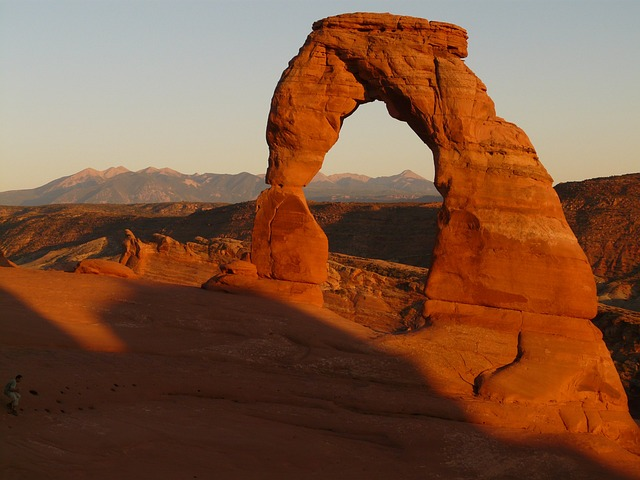
#> input picture Blatt_04_BVM/p04_arches.jpg, 640 x 480 px
$ python main.py   (older library calls are emulated)
#> lines starting #> are read from the running program, lines starting #| are printed output that depends on the picture; after the words box and inside, x2 and y2 are one past the last pixel; in counts of white or black regions, pixels touching at a corner belong together
import cv2
import numpy as np


def gaussian_kernel(size, sigma):
    # Initialize new matrix with zeros
    kernel = np.zeros((size, size))
    for i in range(size):
        for j in range(size):
            # Calculate x and y
            x, y = i - size // 2, j - size // 2
            # Add to kernel
            kernel[i, j] = np.exp(-(x ** 2 + y ** 2) / (2 * sigma ** 2))

    # Normalize so sum is 1
    kernel /= np.sum(kernel)
    return kernel


def gaussian_filter(image, size, sigma):
    # Calculate kernel and apply with filter2D()
    kernel = gaussian_kernel(size, sigma)
    filtered = cv2.filter2D(image, -1, kernel)
    return filtered


def gradient(image):
    # Define Sobel filters for x and y directions
    sobelx = np.array([[-1, 0, 1], [-2, 0, 2], [-1, 0, 1]])
    sobely = np.array([[-1, -2, -1], [0, 0, 0], [1, 2, 1]])

    # Compute the gradient in x and y directions using filter2D()
    gradientx = cv2.filter2D(image, cv2.CV_64F, sobelx)
    gradienty = cv2.filter2D(image, cv2.CV_64F, sobely)

    # Compute the gradient magnitude and direction
    magnitude = np.sqrt(gradientx ** 2 + gradienty ** 2)
    direction = np.arctan2(gradienty, gradientx)

    return magnitude, direction


def non_maxima_suppression(magnitude, direction):
    # Initialize output image
    non = np.zeros_like(magnitude, dtype=np.float32)

    # Extract height and width from image
    height, width = magnitude.shape

    # Round 45 degrees
    dir_rounded = np.round(direction / (np.pi / 4)) % 4

    # Loop over image
    for i in range(height):
        for j in range(width):
            # Horizontal on 0 degrees
            if dir_rounded[i, j] == 0:
                non[i, j] = magnitude[i, j] if (magnitude[i, j] > magnitude[i, j - 1]) and \
                                               (magnitude[i, j] > magnitude[i, j + 1]) else 0
            # Diagonal on 45 degress
            elif dir_rounded[i, j] == 1:
                non[i, j] = magnitude[i, j] if (magnitude[i, j] > magnitude[i - 1, j - 1]) and \
                                               (magnitude[i, j] > magnitude[i + 1, j + 1]) else 0
            # Vertical on 90 degrees
            elif dir_rounded[i, j] == 2:
                non[i, j] = magnitude[i, j] if (magnitude[i, j] > magnitude[i - 1, j]) and \
                                               (magnitude[i, j] > magnitude[i + 1, j]) else 0
            # Diagonal on 135 degrees
            else:
                non[i, j] = magnitude[i, j] if (magnitude[i, j] > magnitude[i - 1, j + 1]) and \
                                               (magnitude[i, j] > magnitude[i + 1, j - 1]) else 0

    return non


def hysteresis_thresholding(image, low_threshold, high_threshold):
    # Initialize output image with zeros
    thresholded = np.zeros_like(image)

    # Extract height and width from image
    height, width = image.shape

    # Find pixels with gradient magnitude higher than the high threshold
    strong_pixels = image >= high_threshold

    # Find pixels with gradient magnitude between the low and high thresholds
    weak_pixels = (image >= low_threshold) & (image < high_threshold)

    # Set strong pixels to white in the output image
    thresholded[strong_pixels] = 255

    # Keep track of weak pixels that are connected to strong pixels
    connected_pixels = set()
    for i in range(height - 1):
        for j in range(width - 1):
            if weak_pixels[i, j]:
                for ii in range(-1, 2):
                    for jj in range(-1, 2):
                        if thresholded[i + ii, j + jj] == 255:
                            connected_pixels.add((i, j))
                            break
                    else:
                        continue
                    break

    # Set connected weak pixels to white in the output image
    for pixel in connected_pixels:
        thresholded[pixel] = 0

    return thresholded


# Load the image
image = cv2.imread('p04_arches.jpg', cv2.IMREAD_GRAYSCALE)
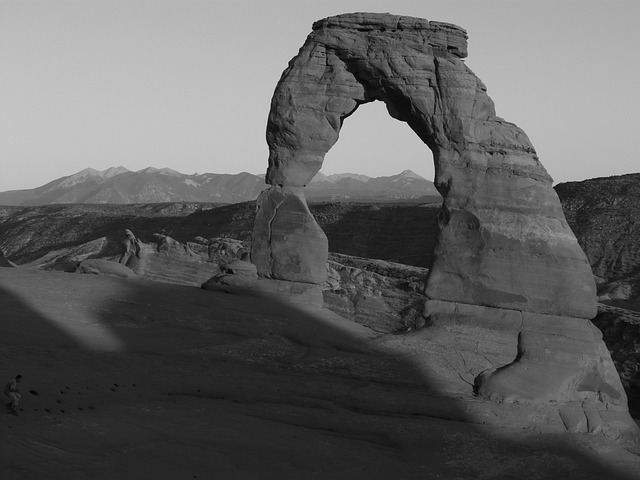
#> image: shape (480, 640); min 0, max 223, mean 95.9

# Apply a Gaussian filter with sigma=3 and kernel size 7x7
size = 7
sigma = 3
filtered = gaussian_filter(image, size, sigma)

# Get gradient magnitude and direction from filtered image
magnitude, direction = gradient(filtered)
#> in gradient, `gradienty = cv2.filter2D(image, cv2.CV_64F, sobely)`:
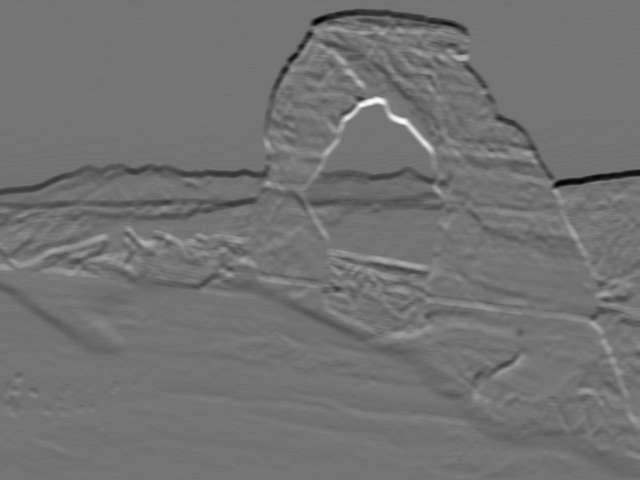
#> gradienty: shape (480, 640) float64; min -196, max 234, mean -2.4; drawn with min black and max white
#> in gradient, `direction = np.arctan2(gradienty, gradientx)`:
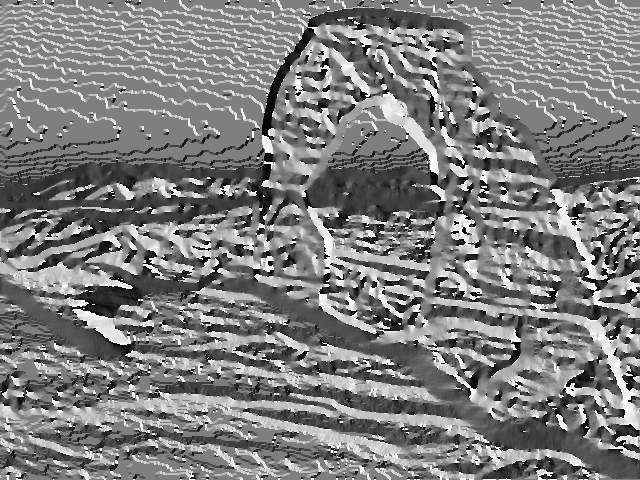
#> direction: shape (480, 640) float64; min -3.14, max 3.14, mean -0.000986; drawn with min black and max white

# Apply non-maxima-suppression with magnitude and direction values
non_maxima = non_maxima_suppression(magnitude, direction)
#> in non_maxima_suppression, `dir_rounded = np.round(direction / (np.pi / 4)) % 4`:
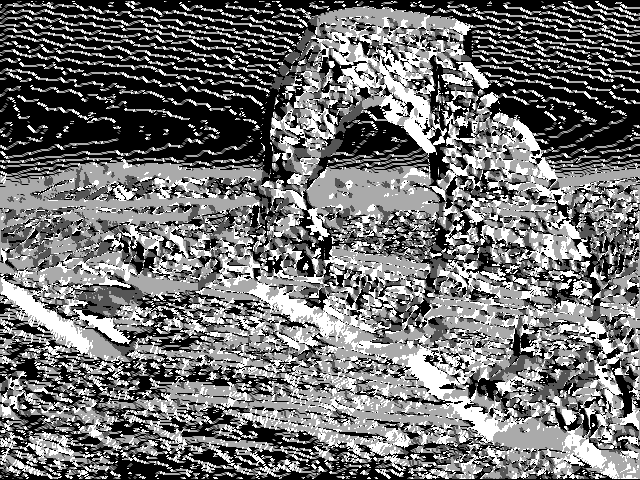
#> dir_rounded: shape (480, 640) float64; min 0, max 3, mean 1.34; drawn with min black and max white

# Apply Hysterese on non-maxima image with low and high threshold
t_low = 20
t_high = 55
hyst = hysteresis_thresholding(non_maxima, t_low, t_high)
#> in hysteresis_thresholding, `strong_pixels = image >= high_threshold`:
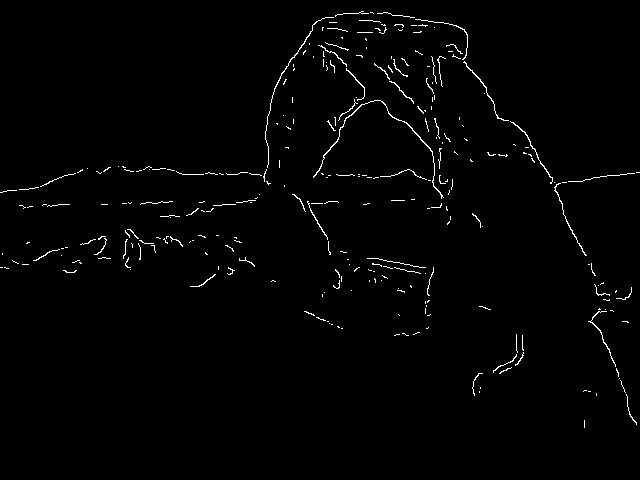
#> strong_pixels: shape (480, 640) bool; 1.3% white in thin lines or dots, all inside (x1, y1, x2, y2) = (0, 11, 640, 428)
#> in hysteresis_thresholding, `weak_pixels = (image >= low_threshold) & (image < high_threshold)`: weak_pixels: shape (480, 640) bool; 3.7% white in thin lines or dots

# Display the original and filtered images side by side
cv2.imshow('Filtered', filtered)
cv2.imshow('Magnitude', magnitude)
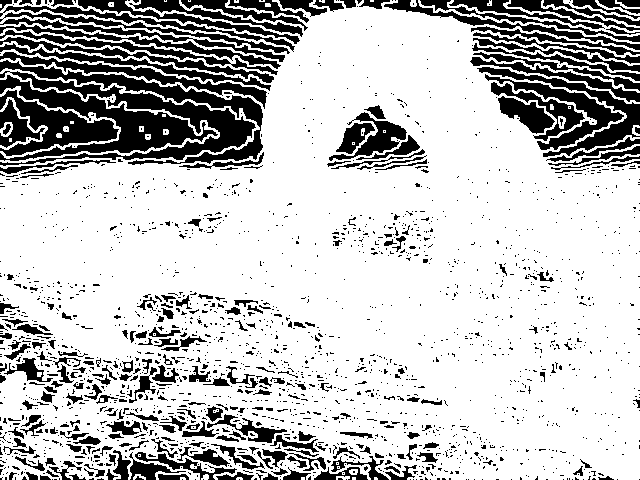
#> window 'Magnitude': shape (480, 640); 75.6% white; 2093 black regions (1831 under 20 px), largest, box (x1, y1, x2, y2) and area: (0, 75, 218, 161) 4879, (0, 71, 256, 166) 4614, (0, 60, 263, 165) 3674
cv2.imshow('Direction', direction)
cv2.imshow('Non-Maxima', non_maxima)
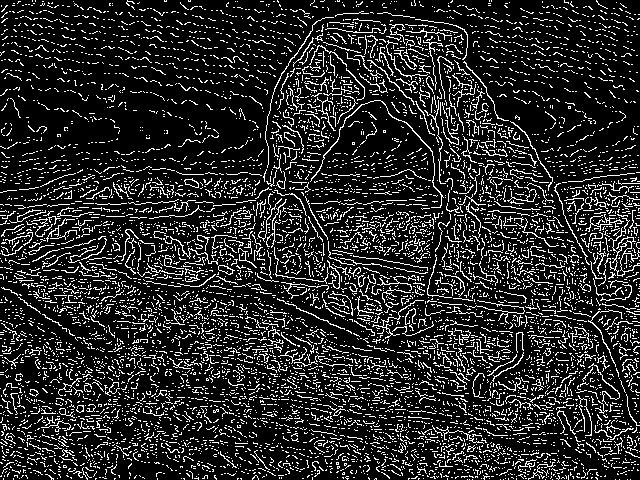
#> window 'Non-Maxima': shape (480, 640); 15.7% white in thin lines or dots
cv2.imshow('Canny', hyst)

cv2.waitKey(0)
cv2.destroyAllWindows()
